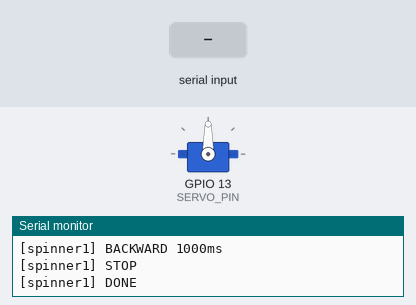
The sketch below on a simulated ESP32. Shown: servo, the last lines printed to the serial monitor. Inputs (shaded band) come from the test bench.

Above: at 5.0 s.
5.1 s: "SPIN\n" received over Serial
At 6.1 s:
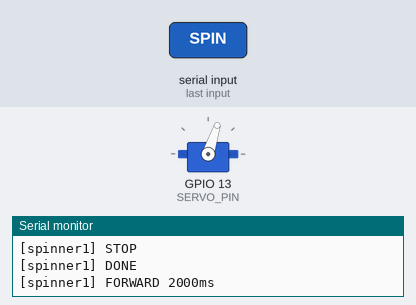
At 7.9 s:
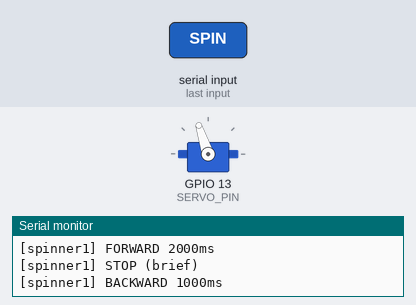
8.1 s: "1\n" received over Serial
Timing chart, 0 to 11.1 s (numbered marks = the images above; inputs shaded):
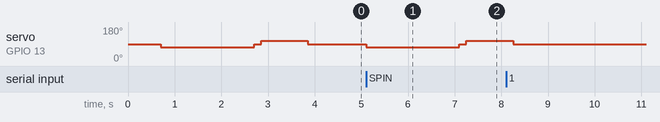

The sketch:

spinner1_gpio13_test.ino
```cpp
// Storage Spinner 1 quick test - direct ESP32 GPIO13 (no PCA9685).
// Spins forward 1 second, backward 1 second, then stops.
// Sends a SPIN command on USB serial to start, or set RUN_ON_BOOT=true to auto-run.
//
// Wiring:
//   Servo signal (orange/yellow) -> ESP32 GPIO13
//   Servo VCC    (red)           -> EXTERNAL 5V supply (NOT ESP32 5V pin)
//   Servo GND    (brown/black)   -> 5V supply GND  AND  ESP32 GND (common ground)

#include <ESP32Servo.h>

constexpr int   SERVO_PIN     = 13;
constexpr int   NEUTRAL_US    = 1500;   // stop
constexpr int   FORWARD_US    = 1300;   // forward (swapped: was 1700)
constexpr int   REVERSE_US    = 1700;   // backward (swapped: was 1300)
constexpr unsigned long FORWARD_MS  = 2000;
constexpr unsigned long BACKWARD_MS = 1000;
constexpr bool  RUN_ON_BOOT   = true;   // auto-spin once at boot

Servo spinner1;

void runCycle() {
  Serial.print("[spinner1] FORWARD ");
  Serial.print(FORWARD_MS);
  Serial.println("ms");
  spinner1.writeMicroseconds(FORWARD_US);
  delay(FORWARD_MS);

  Serial.println("[spinner1] STOP (brief)");
  spinner1.writeMicroseconds(NEUTRAL_US);
  delay(150);

  Serial.print("[spinner1] BACKWARD ");
  Serial.print(BACKWARD_MS);
  Serial.println("ms");
  spinner1.writeMicroseconds(REVERSE_US);
  delay(BACKWARD_MS);

  Serial.println("[spinner1] STOP");
  spinner1.writeMicroseconds(NEUTRAL_US);
  Serial.println("[spinner1] DONE");
}

void setup() {
  Serial.begin(115200);
  delay(400);
  Serial.println();
  Serial.println("=== Spinner 1 GPIO13 test ready ===");
  Serial.println("Send 'SPIN' over serial to repeat cycle.");

  spinner1.setPeriodHertz(50);
  spinner1.attach(SERVO_PIN, 500, 2500);
  spinner1.writeMicroseconds(NEUTRAL_US);
  delay(300);

  if (RUN_ON_BOOT) {
    runCycle();
  }
}

void loop() {
  if (Serial.available()) {
    String cmd = Serial.readStringUntil('\n');
    cmd.trim();
    cmd.toUpperCase();
    if (cmd == "SPIN") {
      runCycle();
    } else if (cmd == "STOP") {
      spinner1.writeMicroseconds(NEUTRAL_US);
      Serial.println("[spinner1] STOP");
    } else if (cmd.length() > 0) {
      Serial.print("[spinner1] unknown cmd: ");
      Serial.println(cmd);
    }
  }
}
```

Measured:
- after the input at 5.1 s, servo on GPIO 13 (SERVO_PIN): 90° → 72° at once, → 90° 2.0 s later, → 108° 0.15 s later
